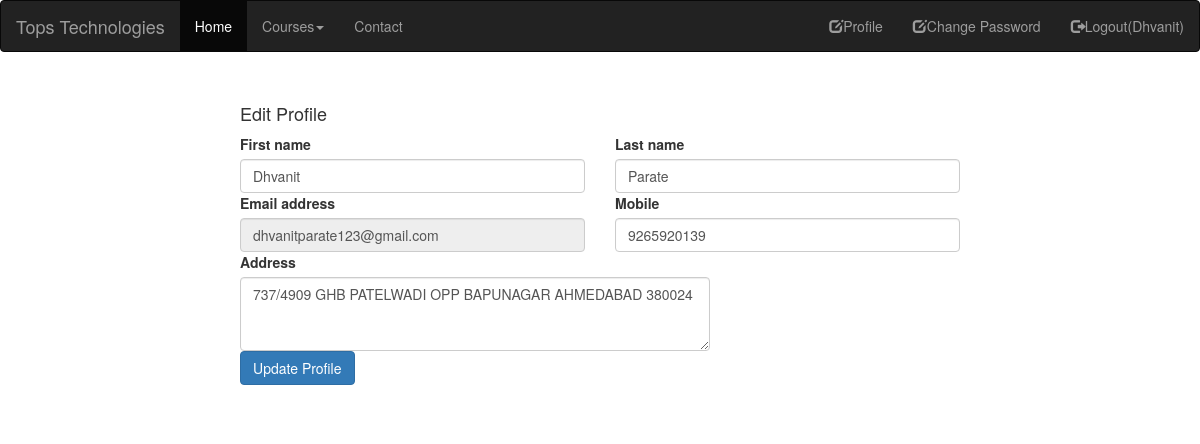
The app's page /profile (signed in) with its own data.
### myapp/models.py (models this page shows, shortened)
class User(models.Model):
    fname = models.CharField(max_length=100)
    lname = models.CharField(max_length=100)
    email = models.EmailField()
    mobile = models.PositiveIntegerField()
    address = models.TextField()
    password = models.CharField(max_length=100)

### myapp/views.py (the view)
# urls.py: path('profile',views.profile,name='profile'),
def profile(request):
    user=User.objects.get(email=request.session['email'])
    if request.method=="POST":
        user.fname=request.POST['fname']
        user.lname=request.POST['lname']
        user.mobile=request.POST['mobile']
        user.address=request.POST['address']
        user.save()
        msg="Profile Updated Successfully"
        return render(request,'profile.html',{'user':user,'msg':msg})
    else:
        return render(request,'profile.html',{'user':user})

### myapp/templates/profile.html (shortened to what this page needs)
{% extends 'header.html' %}
{% block Content%}
<!DOCTYPE html>
<html lang="en">
<head>
</head>
<body>
    <div class="container">
        <div class="card form-card shadow-sm">
            <div class="card-body">
                <h4 class="card-title mb-3">Edit Profile</h4>
                <form method="post" action="{% url 'profile' %}" novalidate>
                    <div class="row g-3 mb-6">
                        <div class="col-md-6">
                            <label for="id_first_name" class="form-label">First name</label>
                            <input type="text" value="{{user.fname}}" class="form-control" id="id_first_name" name="fname" required
                                maxlength="30" placeholder="Enter first name">
                        </div>
                        <div class="col-md-6">
                            <label for="id_last_name" class="form-label">Last name</label>
                            <input type="text" value="{{user.lname}}" class="form-control" id="id_last_name" name="lname" required
                                maxlength="30" placeholder="Enter last name">
                        </div>
                        <div class="col-md-6">
                            <label for="id_email" class="form-label">Email address</label>
                            <input type="email" value="{{user.email}}" class="form-control" id="id_email" name="email" readonly required
                                placeholder="name@example.com">
                        </div>
                        <div class="col-md-6">
                            <label for="id_mobile" class="form-label">Mobile</label>
                            <input type="tel" value="{{user.mobile}}" class="form-control" id="id_mobile" name="mobile" required
                                pattern="\d{10}" maxlength="10" placeholder="10-digit mobile number">
                        </div>
                        <div class="col-md-8">
                            <label for="id_address" class="form-label">Address</label>
                            <textarea class="form-control" id="id_address" name="address" rows="3"
                                placeholder="Your address (street, city, state, pincode)" required>{{user.address}}</textarea>
                        </div>
                    </div>
                    <div class="d-grid gap-2 mt-4">
                        <button class="btn btn-primary" type="submit">Update Profile</button>
                    </div>
</body>
</html>
{% endblock %}

### myapp/templates/header.html (shortened to what this page needs)
<!DOCTYPE html>
<html lang="en">
<head>
    <link rel="stylesheet" href="https://maxcdn.bootstrapcdn.com/bootstrap/3.4.1/css/bootstrap.min.css">
</head>
<body>
    <nav class="navbar navbar-inverse">
        <div class="container-fluid">
            <div class="navbar-header">
                <a class="navbar-brand" href="/">Tops Technologies</a>
            </div>
            <ul class="nav navbar-nav">
                <li class="active"><a href="/">Home</a></li>
                <li class="dropdown"><a class="dropdown-toggle" data-toggle="dropdown" href="#">Courses<span
                            class="caret"></span></a>
                </li>
                <li><a href="{% url 'contact' %}">Contact</a></li>
            </ul>
            <ul class="nav navbar-nav navbar-right">
                {% if request.session.email %}
                <li><a href="{% url 'profile' %}"><span class="glyphicon glyphicon-edit"></span>Profile</a></li>
                <li><a href="{% url 'change-password' %}"><span class="glyphicon glyphicon-edit"></span>Change
                        Password</a></li>
                <li><a href="{% url 'logout' %}"><span
                            class="glyphicon glyphicon-log-out"></span>Logout({{request.session.fname}})</a></li>
                {% else %}
                <li><a href="{% url 'signup' %}"><span class="glyphicon glyphicon-user"></span> Sign Up</a></li>
                <li><a href="{% url 'login' %}"><span class="glyphicon glyphicon-log-in"></span> Login</a></li>
                {% endif %}
            </ul>
        </div>
    </nav>
    {% block Content%}
    {% endblock %}
</body>
</html>

### myapp/templates/profile.html (style rules this page uses)
.form-card { max-width: 720px; margin: 32px auto; }

### records on screen
User: session.fname "Dhvanit", fname "Dhvanit", lname "Parate", email "dhvanitparate123@gmail.com", mobile "9265920139", address "737/4909 GHB PATELWADI OPP BAPUNAGAR AHMEDABAD 380024"
